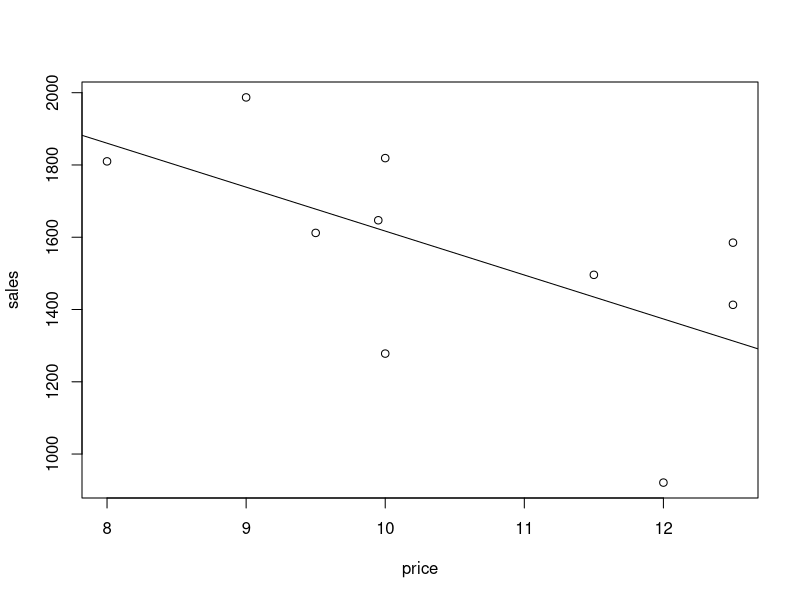

This chart was generated by the following R code: (Note: this script raises an error after producing the figure.)
# Regression
# Exercises 2

##################
### Exercise 1 ###
##################

sp <- data.frame(price=c(12.50, 10.00, 9.95, 11.50, 12.00, 10.00, 8.00, 9.00, 9.50, 12.50),
                 sales=c(1585, 1819, 1647, 1496, 921, 1278, 1810, 1987, 1612, 1413))

# (a) Plot the data. How would you describe this relationship? What sign of the correlation
# do you expect?

plot(sp)

# (b) Calculate (using R) the estimated coefficients β0 and β1 for a simple linear regression
# to model sales in dependence of prices. Add the regression line to your scatterplot.

beta1 <- cov(sp$price, sp$sales) / var(sp$price)
beta0 <- mean(sp$sales) - beta1 * mean(sp$price)
abline(beta0, beta1)

lin.mod <- lm(sales~price, sp)
print(lin.mod)
summary(lin.mod)

# (c) Is there any connection between r.xy and β1?

beta1
cor(sp$sales, sp$price) # negative linear correlation 
# they are proportional and have the same sign

beta1 = -121.59 * sd(sp$price)/sd(sd$sales)

# (d) Using the estimated linear model: Predict the sales for a price of 13 Euro.

beta0 + beta1 * 13
predict(lin.mod, data.frame(price=c(13)))

# (e) Discuss: What happens to the estimated coefficients if the prices are converted into another currency? 
# How do the the correlation and the coefficient of determination change?

# the correlation is invariant to a linear transformation of it's predictor

sp$price.usd <- sp$price * 1.23723
lin.mod.usd <- lm(sales~price.usd, sp)
print(lin.mod)
print(lin.mod.usd) # the slope has changed proportional to the exchange rate
summary(lin.mod)
summary(lin.mod.usd)
cor(sp$price, sp$sales)
cor(sp$price.usd, sp$sales)

# if you would have used standardized data there would have been no change at all 

##################
### Exercise 3 ###
##################

# (a) Write a R function that calculates the polynomial
# p(x) = c0 + c1*x + c2*x^2 + ... + cp*x^p
# where the given input is the vector (c0, c1, c2, ..., cp). 
# The polynomial shall be calculated on a grid of x-values in [−5;5].

calc.poly <- function(c, iv=c(-5,5), show.plot=F, color="black", line.style=1, title="Polynomial Plot") {
  xgrid=seq(-5,5,by=0.1)
  result = rep(c[1],length(xgrid))
  for (i in 2:length(c)) {
    result = result + c[i]*xgrid^(i-1)
  }
  if (show.plot) { plot(xgrid, result, col=color, type="l", lty=line.style, main=title) }
  return(result)
}

v <- c(10,1,-2,4)
res <- calc.poly(v); res

# (b) Add an optional way to let the user modify the interval for the x-values.

res <- calc.poly(v,c(-10,10)); res
res <- calc.poly(v,c(-20,20)); res

# (c) Add another option to graph the function. The user should also have the possibility to
# change the color, linestyle and title of the graph.

res <- calc.poly(v,c(-50,50)); res
res <- calc.poly(v,c(-50,50), show.plot=TRUE); res
res <- calc.poly(v,c(-50,50), show.plot=TRUE, color="red"); res
res <- calc.poly(v,c(-50,50), show.plot=TRUE, line.style=2); res
res <- calc.poly(v,c(-50,50), show.plot=TRUE, title="custom plot title"); res

